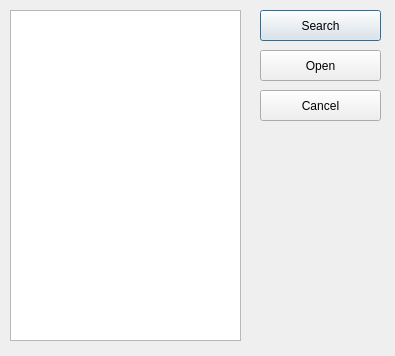
<?xml version="1.0" encoding="UTF-8"?>
<ui version="4.0">
 <class>Devices</class>
 <widget class="QDialog" name="Devices">
  <property name="geometry">
   <rect>
    <x>0</x>
    <y>0</y>
    <width>395</width>
    <height>356</height>
   </rect>
  </property>
  <property name="windowTitle">
   <string>Devices</string>
  </property>
  <widget class="QPushButton" name="cmdSearch">
   <property name="geometry">
    <rect>
     <x>260</x>
     <y>10</y>
     <width>121</width>
     <height>31</height>
    </rect>
   </property>
   <property name="text">
    <string>Search</string>
   </property>
  </widget>
  <widget class="QPushButton" name="cmdOpen">
   <property name="geometry">
    <rect>
     <x>260</x>
     <y>50</y>
     <width>121</width>
     <height>31</height>
    </rect>
   </property>
   <property name="text">
    <string>Open</string>
   </property>
  </widget>
  <widget class="QPushButton" name="cmdCancel">
   <property name="geometry">
    <rect>
     <x>260</x>
     <y>90</y>
     <width>121</width>
     <height>31</height>
    </rect>
   </property>
   <property name="text">
    <string>Cancel</string>
   </property>
  </widget>
  <widget class="QListWidget" name="lbDevices">
   <property name="geometry">
    <rect>
     <x>10</x>
     <y>10</y>
     <width>231</width>
     <height>331</height>
    </rect>
   </property>
  </widget>
 </widget>
 <tabstops>
  <tabstop>cmdSearch</tabstop>
  <tabstop>cmdOpen</tabstop>
  <tabstop>cmdCancel</tabstop>
 </tabstops>
 <resources/>
 <connections/>
</ui>
